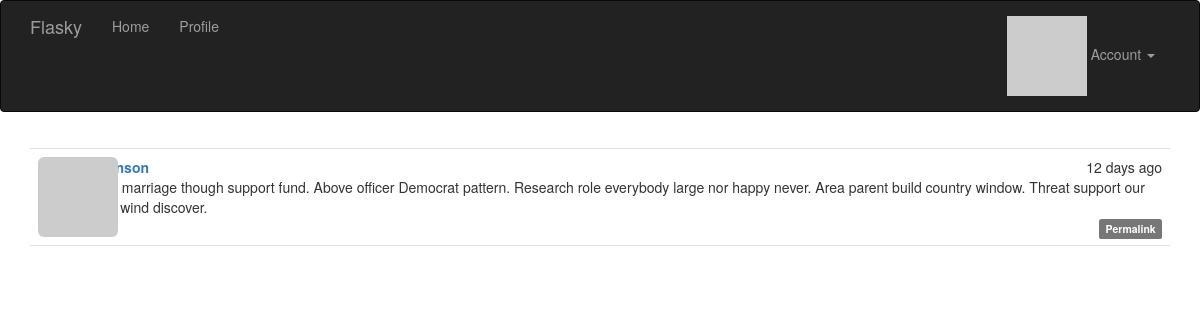
The page /post/97 (signed in) on the database its author committed.
### app/models.py (models this page shows, shortened)
class Post(db.Model):
    __tablename__ = 'posts'
    id = db.Column(db.Integer, primary_key=True)
    body = db.Column(db.Text)
    body_html = db.Column(db.Text)
    timestamp = db.Column(db.DateTime, index=True, default=datetime.utcnow)
    author_id = db.Column(db.Integer, db.ForeignKey('users.id'))

### app/main/views.py (the view)
@main.route('/post/<int:id>')
def post(id):
    post = Post.query.get_or_404(id)
    return render_template('post.html', posts=[post])

### app/auth/views.py (called while the page is built)
@auth.before_app_request
def before_request():
    if current_user.is_authenticated:
        current_user.ping()
        if not current_user.confirmed \
                and request.endpoint \
                and request.blueprint != 'auth' \
                and request.endpoint != 'static':
            return redirect(url_for('auth.unconfirmed'))

### app/main/__init__.py (called while the page is built)
@main.app_context_processor
def inject_permissions():
    return dict(Permission=Permission)

### app/models.py (called while the page is built)
@login_manager.user_loader
def load_user(user_id):
    return User.query.get(int(user_id))

    def has_permission(self, perm):
        return self.permissions & perm == perm

    def can(self, perm):
        return self.role is not None and self.role.has_permission(perm)

    def is_administrator(self):
        return self.can(Permission.ADMIN)

    def ping(self):
        self.last_seen = datetime.utcnow()
        db.session.add(self)

    def gravatar(self, size=100, default='identicon', rating='g'):
        url = 'https://secure.gravatar.com/avatar'
        hash = self.avatar_hash or self.gravatar_hash()
        return '{url}/{hash}?s={size}&d={default}&r={rating}'.format(
            url=url, hash=hash, size=size, default=default, rating=rating)

### app/templates/post.html (shortened to what this page needs)
{% extends "base.html" %}
{% import "_macros.html" as macros %}
{% block page_content %}
{% include '_posts.html' %}
{% endblock %}

### app/templates/_posts.html (shortened to what this page needs)
<ul class="posts">
    {% for post in posts %}
    <li class="post">
        <div class="post-thumbnail">
            <a href="{{ url_for('.user', username=post.author.username) }}">
                <img class="img-rounded profile-thumbnail" src="{{ post.author.gravatar(size=40) }}">
            </a>
        </div>
        <div class="post-content">
            <div class="post-date">{{ moment(post.timestamp).fromNow() }}</div>
            <div class="post-author"><a href="{{ url_for('.user', username=post.author.username) }}">{{ post.author.username }}</a></div>
            <div class="post-body">
                {% if post.body_html %}
                    {{ post.body_html | safe }}
                {% else %}
                    {{ post.body }}
                {% endif %}
            </div>
            <div class="post-footer">
                <a href="{{ url_for('.post', id=post.id) }}">
                    <span class="label label-default">Permalink</span>
                </a>
            </div>
        </div>
    </li>
    {% endfor %}
</ul>

### app/static/styles.css (style rules this page uses)
.profile-thumbnail { position: absolute; }
ul.posts { list-style-type: none; padding: 0px; margin: 16px 0px 0px 0px; border-top: 1px solid #e0e0e0; }
ul.posts li.post { padding: 8px; border-bottom: 1px solid #e0e0e0; }
div.post-date { float: right; }
div.post-author { font-weight: bold; }
div.post-thumbnail { position: absolute; }
div.post-content { margin-left: 48px; min-height: 48px; }
div.post-footer { text-align: right; }

### rows shown on the page
Post: timestamp "12 days ago", body "Base marriage though support fund. Above officer Democrat pattern. Research role everybody large nor happy never. Area parent build country window. Threat support our body wind discover."
